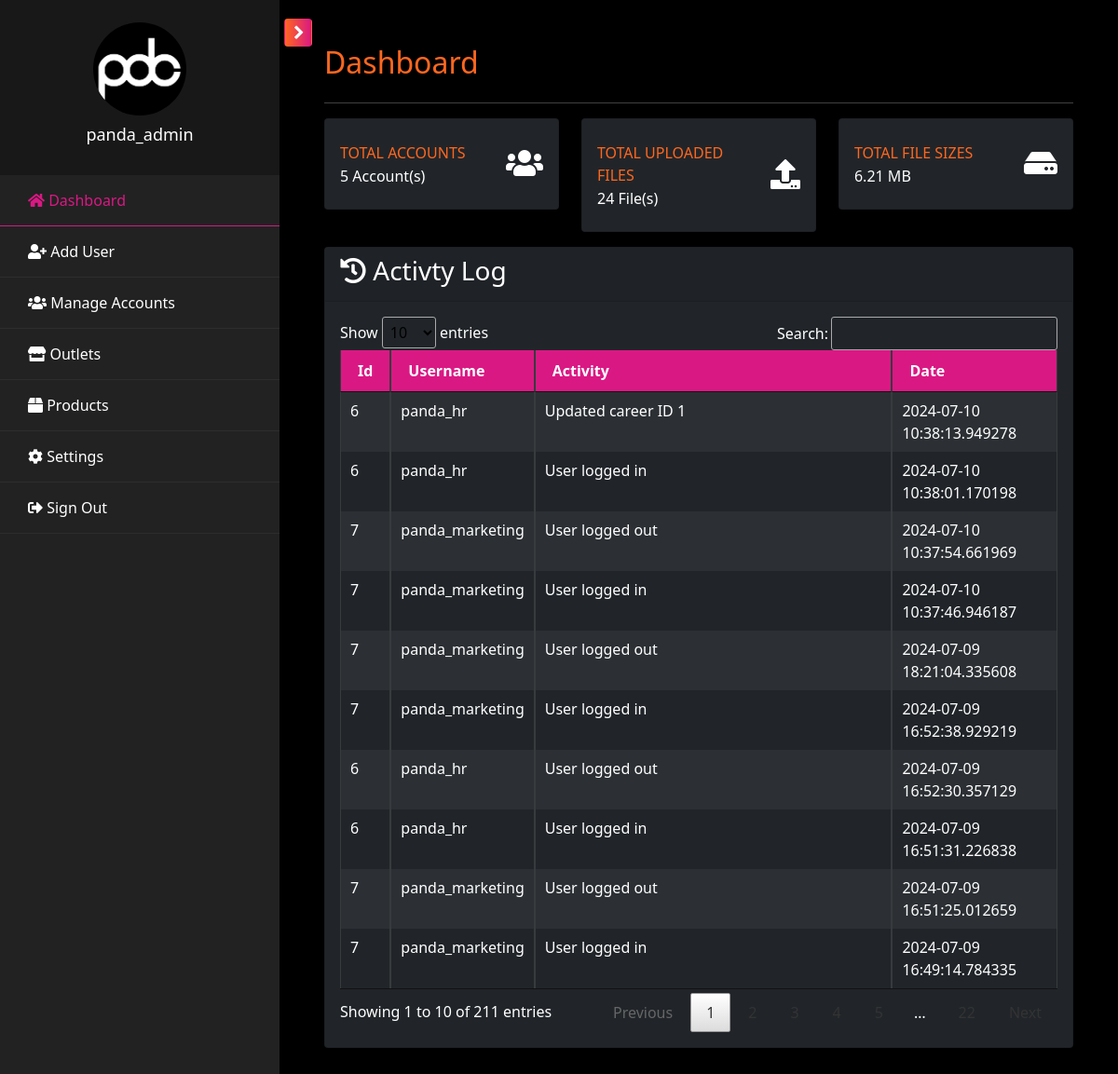
Page /pages/admin/admin.dashboard.php (signed in) on the committed database.
### tables this page shows
CREATE TABLE `tbl_activity` (
  `id` int(100) NOT NULL,
  `user_id` varchar(100) NOT NULL,
  `activity` varchar(2000) NOT NULL,
  `type` varchar(100) NOT NULL,
  `date_posted` datetime(6) NOT NULL DEFAULT current_timestamp(6)
);

CREATE TABLE `tbl_user` (
  `id` int(11) NOT NULL,
  `username` varchar(100) NOT NULL,
  `password` varchar(255) NOT NULL,
  `role` enum('admin','support','dev','marketing','hr','outlet') NOT NULL,
  `branch` varchar(100) DEFAULT NULL,
  `status` enum('Active','Inactive') NOT NULL DEFAULT 'Active',
  `created` datetime(6) DEFAULT current_timestamp(6),
  `updated` datetime(6) DEFAULT current_timestamp(6) ON UPDATE current_timestamp(6)
);

### includes/upload_size.php (called while the page is built)
<?php
function getDirectorySize($directory) {
    $size = 0;
    foreach (new RecursiveIteratorIterator(new RecursiveDirectoryIterator($directory)) as $file) {
        if ($file->isFile()) {
            $size += $file->getSize();
        }
    }
    return $size;
}
function getFileCount($directory) {
    $count = 0;
    foreach (new RecursiveIteratorIterator(new RecursiveDirectoryIterator($directory)) as $file) {
        if ($file->isFile()) {
            $count++;
        }
    }
    return $count;
}
function formatSize($bytes, $decimals = 2) {
    $size = array('B', 'KB', 'MB', 'GB', 'TB', 'PB', 'EB', 'ZB', 'YB');
    $factor = floor((strlen($bytes) - 1) / 3);
    return sprintf("%.{$decimals}f", $bytes / pow(1024, $factor)) . ' ' . $size[$factor];
}
?>

### pages/admin/admin.dashboard.php (the view)
<?php include('admin.header.php'); ?>
            <div id="content" class="p-4 p-md-5 pt-5">
                <h2 class="mb-4 text-orange">Dashboard</h2>
                <hr />
                <div class="row">
                    <div class="col-lg-4 col-md-6 col-sm-6 col-12 mb-3">
                        <div class="card py-2 bg-dark">
                            <div class="card-body">
                                <div class="row no-gutters align-items-center">
                                    <div class="col mr-0">
                                        <div class="text-xs font-weight-bold text-orange text-uppercase mb-1">Total Accounts</div>
                                        <div class="h6 mb-0">
                                            <?php
                                                $acc_qry = "SELECT COUNT(*) FROM tbl_user WHERE status='Active'";
                                                $result = mysqli_query($conn, $acc_qry) or die(mysqli_error($db));
                                                while ($row = mysqli_fetch_array($result)) {
                                                    if($row[0] <= 0) {
                                                        echo "0";
                                                    }
                                                    else {
                                                        echo "$row[0]";
                                                    }
                                                }
                                            ?>&nbsp;Account(s)
                                        </div>
                                    </div>
                                    <div class="col-auto">
                                        <i class="fas fa-users fa-2x"></i>
                                    </div>
                                </div>
                            </div>
                        </div>
                    </div>
                    <div class="col-lg-4 col-md-6 col-sm-6 col-12 mb-3">
                        <div class="card py-2 bg-dark">
                            <div class="card-body">
                                <div class="row no-gutters align-items-center">
                                    <div class="col mr-0">
                                        <div class="text-xs font-weight-bold text-orange text-uppercase mb-1">Total Uploaded Files</div>
                                        <div class="h6 mb-0">
                                            <?php
                                                $directory = '../../uploads/';
                                                $totalFiles  = getFileCount($directory);
                                                echo $totalFiles;
                                            ?>&nbsp;File(s)
                                        </div>
                                    </div>
                                    <div class="col-auto">
                                        <i class="fas fa-upload fa-2x"></i>
                                    </div>
                                </div>
                            </div>
                        </div>
                    </div>
                    <div class="col-lg-4 col-md-6 col-sm-6 col-12 mb-3">
                        <div class="card py-2 bg-dark">
                            <div class="card-body">
                                <div class="row no-gutters align-items-center">
                                    <div class="col mr-0">
                                        <div class="text-xs font-weight-bold text-orange text-uppercase mb-1">Total File Sizes</div>
                                        <div class="h6 mb-0">
                                            <?php
                                                $directory = '../../uploads/';
                                                $totalSize = getDirectorySize($directory);
                                                echo formatSize($totalSize);
                                            ?>
                                        </div>
                                    </div>
                                    <div class="col-auto">
                                        <i class="fas fa-hdd fa-2x"></i>
                                    </div>
                                </div>
                            </div>
                        </div>
                    </div>
                </div>
                <div class="card bg-dark">
                    <div class="card-header">
                        <h3><i class="fas fa-history"></i> Activty Log</h3>
                    </div>
                    <div class="card-body">
                        <div class="table-responsive">
                            <table class="table table-bordered table-striped table-dark table-sm w-100" id="al_table">
                                <thead>
                                    <tr>
                                        <th>Id</th>
                                        <th>Username</th>
                                        <th>Activity</th>
                                        <th>Date</th>
                                    </tr>
                                </thead>
                                <tbody>
                                    <?php
                                        $activity_qry = mysqli_query($conn, "SELECT a.*, u.id as userid, u.username FROM tbl_activity a INNER JOIN tbl_user u ON a.user_id = u.id ORDER BY date_posted DESC");
                                        while($rows=mysqli_fetch_array($activity_qry)){
                                    ?>
                                        <tr>
                                            <td><?php echo $rows["userid"]; ?></td>
                                            <td><?php echo $rows["username"]; ?></td>
                                            <td><?php echo $rows["activity"]; ?></td>
                                            <td><?php echo $rows["date_posted"]; ?></td>
                                        </tr>
                                    <?php } ?>
                                </tbody>
                            </table>
                        </div>
                    </div>
                </div>
            </div>
<?php include('admin.footer.php'); ?>

### assets/css/main.style.css (style rules this page uses)
body { background-color: #000; color: #fff; text-align: left; margin: 0; }
.text-orange { color: #FF671F; }
#content { width: 100%; padding: 0; min-height: 100vh; -webkit-transition: all 0.3s; -o-transition: all 0.3s; transition: all 0.3s; }
.table-dark { background-color: #222; color: #fff; }
.table-dark thead th { background-color: #DA1884; color: #fff; }

### rows in the picture
tbl_activity: user "6", user.username "panda_hr", activity "Updated career ID 1", date_posted "2024-07-10 10:38:13.949278"
tbl_activity: user "6", user.username "panda_hr", activity "User logged in", date_posted "2024-07-10 10:38:01.170198"
tbl_activity: user "7", user.username "panda_marketing", activity "User logged out", date_posted "2024-07-10 10:37:54.661969"
tbl_activity: user "7", user.username "panda_marketing", activity "User logged in", date_posted "2024-07-10 10:37:46.946187"
tbl_activity: user "7", user.username "panda_marketing", activity "User logged out", date_posted "2024-07-09 18:21:04.335608"
tbl_activity: user "7", user.username "panda_marketing", activity "User logged in", date_posted "2024-07-09 16:52:38.929219"
tbl_activity: user "6", user.username "panda_hr", activity "User logged out", date_posted "2024-07-09 16:52:30.357129"
tbl_activity: user "6", user.username "panda_hr", activity "User logged in", date_posted "2024-07-09 16:51:31.226838"
tbl_activity: user "7", user.username "panda_marketing", activity "User logged out", date_posted "2024-07-09 16:51:25.012659"
tbl_activity: user "7", user.username "panda_marketing", activity "User logged in", date_posted "2024-07-09 16:49:14.784335"

### other values in the picture
$_SESSION['username'] "panda_admin"
$row[0] "5"
$totalFiles "24"
formatSize($totalSize) "6.21 MB"
